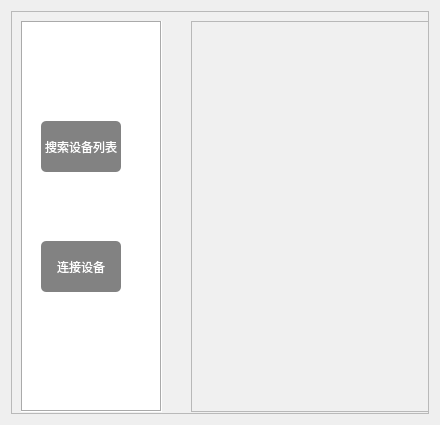
<?xml version="1.0" encoding="UTF-8"?>
<ui version="4.0">
 <class>ChooseDevice</class>
 <widget class="QWidget" name="ChooseDevice">
  <property name="geometry">
   <rect>
    <x>0</x>
    <y>0</y>
    <width>440</width>
    <height>425</height>
   </rect>
  </property>
  <property name="windowTitle">
   <string>选择设备</string>
  </property>
  <property name="styleSheet">
   <string notr="true">#frame_background{
    background-color: rgb(240, 240, 240); /* 柔和的浅灰色背景 */
}


#fram_funaptions{
	background-color:rgb(255, 255, 255)
}

QPushButton{
    color: #ffffff; /* 按钮文本为白色 */
    border: none;
    background-color: #828282; /* 按钮默认状态为中性灰色 */
    border-radius: 5px;
}

QPushButton:hover{
    color: #ffffff;
    border: none;
    background-color: #606060; /* 悬停时按钮变为深灰色 */
    border-radius: 5px;
}

QPushButton:pressed{
    color: #ffffff;
    border: none;
    background-color: #828282; /* 按下按钮时为中灰色 */
    border-radius: 5px;
}</string>
  </property>
  <layout class="QGridLayout" name="gridLayout">
   <item row="0" column="0">
    <widget class="QFrame" name="frame_background">
     <property name="frameShape">
      <enum>QFrame::StyledPanel</enum>
     </property>
     <property name="frameShadow">
      <enum>QFrame::Raised</enum>
     </property>
     <widget class="QFrame" name="fram_funaptions">
      <property name="geometry">
       <rect>
        <x>10</x>
        <y>10</y>
        <width>141</width>
        <height>391</height>
       </rect>
      </property>
      <property name="styleSheet">
       <string notr="true"/>
      </property>
      <property name="frameShape">
       <enum>QFrame::Box</enum>
      </property>
      <property name="frameShadow">
       <enum>QFrame::Sunken</enum>
      </property>
      <property name="lineWidth">
       <number>1</number>
      </property>
      <property name="midLineWidth">
       <number>0</number>
      </property>
      <widget class="QPushButton" name="m_pbSearch">
       <property name="geometry">
        <rect>
         <x>20</x>
         <y>100</y>
         <width>80</width>
         <height>51</height>
        </rect>
       </property>
       <property name="text">
        <string>搜索设备列表</string>
       </property>
      </widget>
      <widget class="QPushButton" name="m_pbConnect">
       <property name="geometry">
        <rect>
         <x>20</x>
         <y>220</y>
         <width>80</width>
         <height>51</height>
        </rect>
       </property>
       <property name="text">
        <string>连接设备</string>
       </property>
      </widget>
     </widget>
     <widget class="QWidget" name="layoutWidget">
      <property name="geometry">
       <rect>
        <x>180</x>
        <y>10</y>
        <width>241</width>
        <height>391</height>
       </rect>
      </property>
      <layout class="QVBoxLayout" name="verticalLayout_2">
       <item>
        <widget class="QFrame" name="frame_funView">
         <property name="frameShape">
          <enum>QFrame::StyledPanel</enum>
         </property>
         <property name="frameShadow">
          <enum>QFrame::Raised</enum>
         </property>
        </widget>
       </item>
      </layout>
     </widget>
    </widget>
   </item>
  </layout>
 </widget>
 <resources/>
 <connections/>
</ui>
